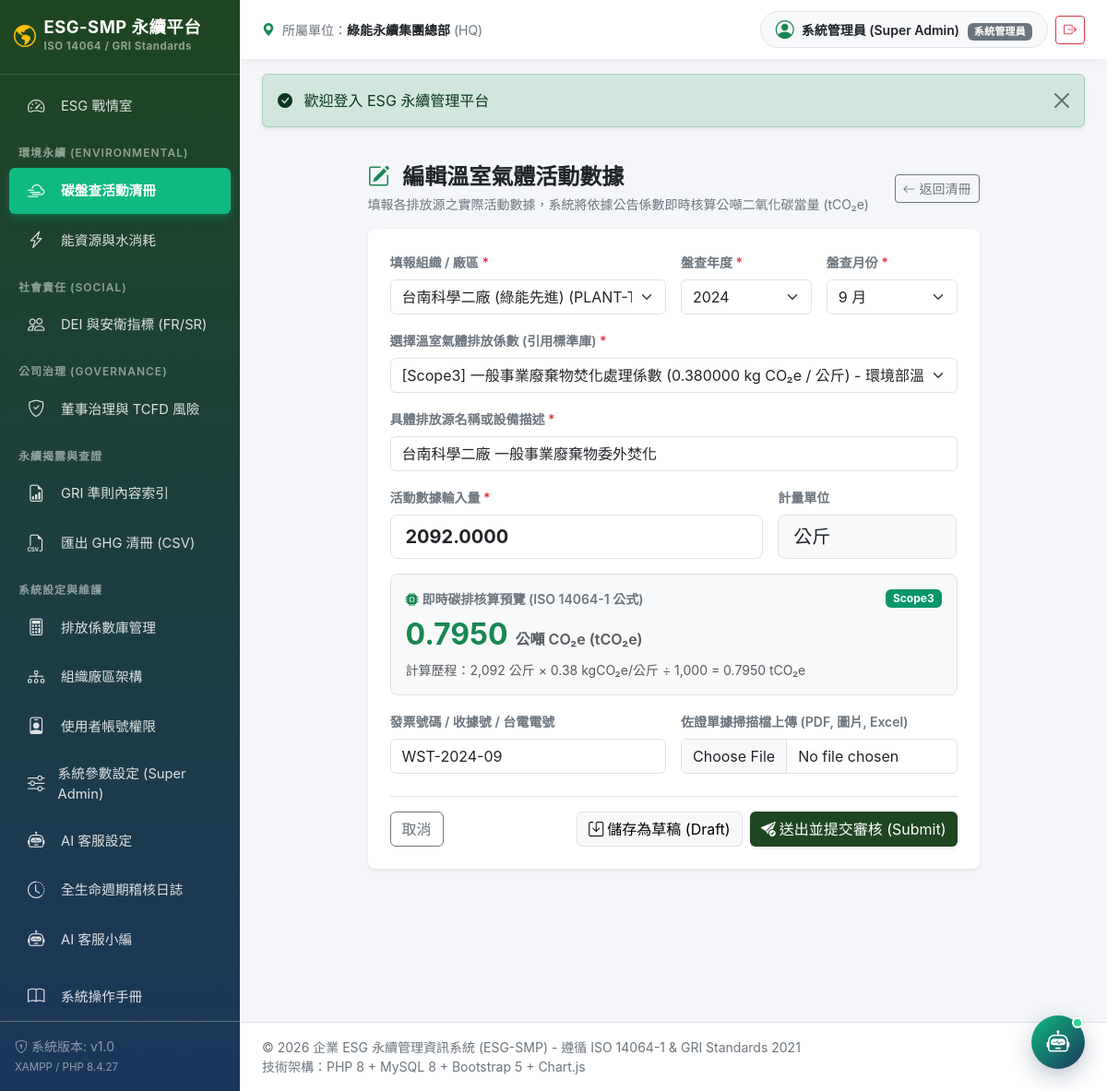
The app's page /index.php?route=ghg_edit&id=186 (signed in) with its own data.
### tables this page shows
CREATE TABLE `sys_org_units` (
  `id` int(10) unsigned NOT NULL AUTO_INCREMENT COMMENT '組織唯一識別碼',
  `parent_id` int(10) unsigned DEFAULT NULL COMMENT '上級組織單位 ID (根節點為 NULL)',
  `unit_code` varchar(50) NOT NULL COMMENT '組織代碼 (如 HQ, TAIWAN-P1, DEPT-GA)',
  `unit_name` varchar(100) NOT NULL COMMENT '組織名稱 (如 台北總部, 桃園一廠, 總務部)',
  `unit_type` enum('group','company','plant','dept') NOT NULL DEFAULT 'dept' COMMENT '層級類型',
  `country` varchar(50) NOT NULL DEFAULT 'Taiwan' COMMENT '所在國家/地區',
  `address` varchar(255) DEFAULT NULL COMMENT '實體廠址或地址',
  `is_active` tinyint(1) NOT NULL DEFAULT 1 COMMENT '是否啟用 (1: 啟用, 0: 停用)',
  `created_at` datetime NOT NULL DEFAULT current_timestamp() COMMENT '建立時間',
  `updated_at` datetime NOT NULL DEFAULT current_timestamp() ON UPDATE current_timestamp() COMMENT '更新時間',
  PRIMARY KEY (`id`),
  UNIQUE KEY `unit_code` (`unit_code`),
  KEY `fk_org_parent` (`parent_id`),
  CONSTRAINT `fk_org_parent` FOREIGN KEY (`parent_id`) REFERENCES `sys_org_units` (`id`) ON DELETE SET NULL
);

CREATE TABLE `esg_ghg_emissions` (
  `id` bigint(20) unsigned NOT NULL AUTO_INCREMENT,
  `org_unit_id` int(10) unsigned NOT NULL COMMENT '填報廠區 / 部門 ID',
  `period_year` smallint(6) NOT NULL COMMENT '盤查年度 (如 2024)',
  `period_month` tinyint(4) NOT NULL COMMENT '盤查月份 (1-12)',
  `scope_type` enum('Scope1','Scope2','Scope3') NOT NULL COMMENT '範疇分類',
  `emission_source` varchar(120) NOT NULL COMMENT '具體排放源 (如 緊急發電機-1號機, 廠區外購電力)',
  `factor_id` int(10) unsigned NOT NULL COMMENT '引用係數 ID',
  `activity_amount` decimal(14,4) NOT NULL COMMENT '活動數據輸入量',
  `activity_unit` varchar(30) NOT NULL COMMENT '活動數據計量單位',
  `calculated_tco2e` decimal(14,4) NOT NULL COMMENT '核算結果: 排放當量 (公噸 CO2e)',
  `invoice_no` varchar(60) DEFAULT NULL COMMENT '發票號碼 / 收據號碼 / 電號',
  `proof_file_path` varchar(255) DEFAULT NULL COMMENT '佐證單據掃描檔上傳路徑',
  `workflow_status` enum('draft','pending','approved','rejected','locked') NOT NULL DEFAULT 'draft' COMMENT '審批狀態',
  `reviewer_id` bigint(20) unsigned DEFAULT NULL COMMENT '審核主管 ID',
  `reviewer_comment` varchar(255) DEFAULT NULL COMMENT '審核意見或退回原因',
  `reviewed_at` datetime DEFAULT NULL COMMENT '審核時間',
  `created_by` bigint(20) unsigned NOT NULL COMMENT '填報人 ID',
  `created_at` datetime NOT NULL DEFAULT current_timestamp(),
  `updated_at` datetime NOT NULL DEFAULT current_timestamp() ON UPDATE current_timestamp(),
  PRIMARY KEY (`id`),
  KEY `fk_ghg_org` (`org_unit_id`),
  KEY `fk_ghg_factor` (`factor_id`),
  KEY `fk_ghg_user` (`created_by`),
  KEY `idx_ghg_period` (`period_year`,`period_month`),
  KEY `idx_ghg_scope` (`scope_type`),
  KEY `idx_ghg_status` (`workflow_status`),
  CONSTRAINT `fk_ghg_factor` FOREIGN KEY (`factor_id`) REFERENCES `esg_emission_factors` (`id`),
  CONSTRAINT `fk_ghg_org` FOREIGN KEY (`org_unit_id`) REFERENCES `sys_org_units` (`id`),
  CONSTRAINT `fk_ghg_user` FOREIGN KEY (`created_by`) REFERENCES `sys_users` (`id`)
);

### app/Controllers/GhgController.php (called while the page is built, shortened)
<?php
require_once __DIR__ . '/../Auth.php';
require_once __DIR__ . '/../Database.php';
class GhgController {
    private function orgOptions(PDO $pdo): array {
        if (Auth::hasRole(['admin', 'esg_lead', 'auditor'])) {
            return $pdo->query("SELECT id, unit_name, unit_code FROM sys_org_units WHERE is_active = 1 ORDER BY id")->fetchAll();
        }
        $stmt = $pdo->prepare("SELECT id, unit_name, unit_code FROM sys_org_units WHERE is_active = 1 AND id = ?");
        $stmt->execute([(int)Auth::user()['org_unit_id']]);
        return $stmt->fetchAll();
    }
    public function edit() {
        $id = (int)($_GET['id'] ?? 0);
        $pdo = Database::getConnection();
        $stmt = $pdo->prepare("SELECT * FROM esg_ghg_emissions WHERE id = ?");
        $stmt->execute([$id]);
        $emission = $stmt->fetch();
        $orgs = $this->orgOptions($pdo);
        $factors = $pdo->query("SELECT id, factor_code, factor_name, scope_type, co2e_factor, unit, data_source FROM esg_emission_factors WHERE is_current = 1 ORDER BY scope_type, id")->fetchAll();
        require __DIR__ . '/../../views/ghg/form.php';
    }
}

### app/Auth.php (called while the page is built, shortened)
<?php
require_once __DIR__ . '/Database.php';
class Auth {
    public static function check(): bool {
        return !empty($_SESSION['user_id']);
    }
    public static function user(): ?array {
        return $_SESSION['user'] ?? null;
    }
    public static function role(): ?string {
        return $_SESSION['user']['role_code'] ?? null;
    }
    public static function hasRole(array|string $roles): bool {
        $currentRole = self::role();
        if (is_array($roles)) {
            return in_array($currentRole, $roles);
        }
        return $currentRole === $roles;
    }
}

### app/Database.php (called while the page is built, shortened)
<?php
class CustomPDO extends PDO {
    public function prepare($statement, $options = []) {
        return parent::prepare($statement, $options);
    }
    public function query($statement, ...$args) {
        return parent::query($statement, ...$args);
    }
}

### config/app.php (called while the page is built, shortened)
<?php
function e($string) {
    return htmlspecialchars((string)$string, ENT_QUOTES, 'UTF-8');
}
function get_flash() {
    if (isset($_SESSION['flash'])) {
        $flash = $_SESSION['flash'];
        return $flash;
    }
    return null;
}

### views/ghg/form.php (the view, shortened to what this page needs)
<?php
require __DIR__ . '/../layout/header.php';
$isEdit = !empty($emission['id']);
$formAction = $isEdit ? 'index.php?route=ghg_update' : 'index.php?route=ghg_store';
?>
<div class="row justify-content-center">
    <div class="col-lg-9 col-md-11">
        <div class="d-flex justify-content-between align-items-center mb-3">
            <div>
                <h4 class="fw-bold mb-1 text-dark">
                    <i class="bi <?= $isEdit ? 'bi-pencil-square' : 'bi-plus-circle-fill' ?> text-success me-2"></i>
                    <?= $isEdit ? '編輯溫室氣體活動數據' : '填報溫室氣體活動數據' ?>
                </h4>
                <div class="text-secondary small">
                    填報各排放源之實際活動數據，系統將依據公告係數即時核算公噸二氧化碳當量 (tCO₂e)
                </div>
            </div>
            <a href="index.php?route=ghg" class="btn btn-outline-secondary btn-sm">
                <i class="bi bi-arrow-left me-1"></i>返回清冊
            </a>
        </div>
        <div class="card border-0 shadow-sm rounded-3 p-4">
            <form method="POST" action="<?= $formAction ?>" enctype="multipart/form-data" id="ghgForm">
                <div class="row g-3 mb-3">
                    <div class="col-md-6">
                        <label class="form-label fw-semibold text-secondary small">填報組織 / 廠區 <span class="text-danger">*</span></label>
                        <select name="org_unit_id" id="orgUnitSelect" class="form-select" required>
                            <?php foreach ($orgs as $o): ?>
                                <option value="<?= $o['id'] ?>" <?= ($emission['org_unit_id'] ?? 3) == $o['id'] ? 'selected' : '' ?>>
                                    <?= e($o['unit_name']) ?> (<?= e($o['unit_code']) ?>)
                                </option>
                            <?php endforeach; ?>
                        </select>
                    </div>
                    <div class="col-md-3 col-6">
                        <label class="form-label fw-semibold text-secondary small">盤查年度 <span class="text-danger">*</span></label>
                        <select name="period_year" class="form-select" required>
                            <option value="2024" <?= ($emission['period_year'] ?? 2024) == 2024 ? 'selected' : '' ?>>2024</option>
                        </select>
                    </div>
                    <div class="col-md-3 col-6">
                        <label class="form-label fw-semibold text-secondary small">盤查月份 <span class="text-danger">*</span></label>
                        <select name="period_month" class="form-select" required>
                            <?php for ($m = 1; $m <= 12; $m++): ?>
                                <option value="<?= $m ?>" <?= ($emission['period_month'] ?? date('n')) == $m ? 'selected' : '' ?>>
                                    <?= $m ?> 月
                                </option>
                            <?php endfor; ?>
                        </select>
                    </div>
                </div>
                <div class="mb-3">
                    <label class="form-label fw-semibold text-secondary small">選擇溫室氣體排放係數 (引用標準庫) <span class="text-danger">*</span></label>
                    <select name="factor_id" id="factorSelect" class="form-select" required>
                        <?php foreach ($factors as $f): ?>
                            <option value="<?= $f['id'] ?>"
                                    data-scope="<?= $f['scope_type'] ?>"
                                    data-factor="<?= $f['co2e_factor'] ?>"
                                    data-unit="<?= e($f['unit']) ?>"
                                    data-source="<?= e($f['data_source']) ?>"
                                    <?= ($emission['factor_id'] ?? '') == $f['id'] ? 'selected' : '' ?>>
                                [<?= $f['scope_type'] ?>] <?= e($f['factor_name']) ?> (<?= $f['co2e_factor'] ?> kg CO₂e / <?= e($f['unit']) ?>) - <?= e($f['data_source']) ?>
                            </option>
                        <?php endforeach; ?>
                    </select>
                </div>
                <div class="mb-3">
                    <label class="form-label fw-semibold text-secondary small">具體排放源名稱或設備描述 <span class="text-danger">*</span></label>
                    <input type="text" name="emission_source" class="form-control" placeholder="例如：桃園一廠 1號主變電站外購用電 / 緊急柴油發電機 / 廠區公務車輛"
                           value="<?= e($emission['emission_source'] ?? '') ?>" required>
                </div>
                <div class="row g-3 mb-3">
                    <div class="col-md-8">
                        <label class="form-label fw-semibold text-secondary small">活動數據輸入量 <span class="text-danger">*</span></label>
                        <input type="number" step="0.0001" min="0" name="activity_amount" id="activityAmountInput"
                               class="form-control form-control-lg fw-bold" placeholder="0.00"
                               value="<?= e($emission['activity_amount'] ?? '') ?>" required>
                    </div>
                    <div class="col-md-4">
                        <label class="form-label fw-semibold text-secondary small">計量單位</label>
                        <input type="text" id="unitDisplay" class="form-control form-control-lg bg-light" readonly value="<?= e($emission['activity_unit'] ?? '度/公升/公斤') ?>">
                    </div>
                </div>
                <div class="p-3 mb-3 rounded-3 border bg-light">
                    <div class="d-flex justify-content-between align-items-center mb-1">
                        <div class="text-secondary small fw-semibold">
                            <i class="bi bi-cpu-fill text-success me-1"></i>即時碳排核算預覽 (ISO 14064-1 公式)
                        </div>
                        <span id="scopeBadge" class="badge bg-secondary">請選取係數</span>
                    </div>
                    <div class="d-flex align-items-baseline gap-2">
                        <span class="fs-2 fw-bold text-success" id="calcTco2e">0.0000</span>
                        <span class="text-muted fw-semibold">公噸 CO₂e (tCO₂e)</span>
                    </div>
                    <div class="small text-muted mt-1" id="calcFormula">
                    </div>
                </div>
                <div class="row g-3 mb-4">
                    <div class="col-md-6">
                        <label class="form-label fw-semibold text-secondary small">發票號碼 / 收據號 / 台電電號</label>
                        <input type="text" name="invoice_no" class="form-control" placeholder="例如：TPC-2024-09876543 / AB-12345678"
                               value="<?= e($emission['invoice_no'] ?? '') ?>">
                    </div>
                    <div class="col-md-6">
                        <label class="form-label fw-semibold text-secondary small">佐證單據掃描檔上傳 (PDF, 圖片, Excel)</label>
                        <input type="file" name="proof_file" class="form-control" accept=".pdf,.jpg,.jpeg,.png,.xlsx,.xls,.csv">
                    </div>
                </div>
                <div class="d-flex justify-content-between align-items-center pt-3 border-top">
                    <a href="index.php?route=ghg" class="btn btn-outline-secondary">取消</a>
                    <div class="d-flex gap-2">
                        <button type="submit" name="submit_action" value="draft" class="btn btn-light border">
                            <i class="bi bi-save me-1"></i>儲存為草稿 (Draft)
                        </button>
                        <button type="submit" name="submit_action" value="submit" class="btn btn-success shadow-sm" style="background-color: var(--esg-green); border: none;">
                            <i class="bi bi-send-check-fill me-1"></i>送出並提交審核 (Submit)
                        </button>
                    </div>
                </div>
            </form>
        </div>
    </div>
</div>
<?php require __DIR__ . '/../layout/footer.php'; ?>

### views/layout/header.php (shortened to what this page needs)
<?php
require_once __DIR__ . '/../../config/app.php';
require_once __DIR__ . '/../../app/Auth.php';
$user = Auth::user();
$currentRoute = $_GET['route'] ?? 'dashboard';
$flash = get_flash();
?>
<!DOCTYPE html>
<html lang="zh-TW">
<head>
    <link href="https://cdn.jsdelivr.net/npm/bootstrap@5.3.3/dist/css/bootstrap.min.css" rel="stylesheet">
    <link href="https://cdn.jsdelivr.net/npm/bootstrap-icons@1.11.3/font/bootstrap-icons.min.css" rel="stylesheet">
    <link href="assets/css/style.css" rel="stylesheet">
    <?php if (Auth::check() && $currentRoute !== 'ai_assistant' && $currentRoute !== 'ai_settings'): ?><link href="assets/css/ai-widget.css" rel="stylesheet"><?php endif; ?>
</head>
<body>
<div class="d-flex" id="wrapper">
    <?php require __DIR__ . '/sidebar.php'; ?>
    <div id="content" class="d-flex flex-column">
        <nav class="top-navbar d-flex justify-content-between align-items-center">
            <div class="d-flex align-items-center">
                <div class="text-secondary small d-none d-sm-block">
                    <i class="bi bi-geo-alt-fill text-success me-1"></i>
                    所屬單位：<strong class="text-dark"><?= e($user['unit_name'] ?? '總部') ?></strong> (<?= e($user['unit_code'] ?? 'HQ') ?>)
                </div>
            </div>
            <div class="d-flex align-items-center gap-2">
                <div class="d-flex align-items-center bg-light px-3 py-1 rounded-pill border">
                    <i class="bi bi-person-circle fs-5 text-success me-2"></i>
                    <div>
                        <span class="fw-semibold text-dark small"><?= e($user['full_name'] ?? '使用者') ?></span>
                        <span class="badge bg-secondary ms-1 small" style="font-size: 0.7rem;"><?= e($user['role_name'] ?? '訪客') ?></span>
                    </div>
                </div>
                <form method="POST" action="index.php?route=logout" class="d-inline">
                    <button type="submit" class="btn btn-outline-danger btn-sm" title="登出系統"><i class="bi bi-box-arrow-right"></i></button>
                </form>
            </div>
        </nav>
        <?php if ($flash): ?>
            <div class="container-fluid px-4 pt-3">
                <div class="alert alert-<?= e($flash['type']) ?> alert-dismissible fade show shadow-sm" role="alert">
                    <i class="bi <?= $flash['type'] === 'success' ? 'bi-check-circle-fill' : ($flash['type'] === 'danger' ? 'bi-exclamation-octagon-fill' : 'bi-info-circle-fill') ?> me-2"></i>
                    <?= e($flash['message']) ?>
                    <button type="button" class="btn-close" data-bs-dismiss="alert" aria-label="Close"></button>
                </div>
            </div>
        <?php endif; ?>
        <main class="container-fluid px-4 py-4 flex-grow-1">

### assets/css/style.css (style rules this page uses)
:root { --esg-green: #1E4620; --esg-green-light: #2D6A30; --esg-navy: #1B365D; --esg-accent: #10B981; --esg-bg: #F4F6F9; --esg-sidebar-width: 260px; }
body { background-color: var(--esg-bg); font-family: -apple-system, BlinkMacSystemFont, "Segoe UI", Roboto, "Helvetica Neue", Arial, sans-serif, "Microsoft JhengHei"; color: #333333; min-height: 100vh; }
#content { flex: 1; overflow-x: hidden; }
.top-navbar { background-color: #ffffff; box-shadow: 0 2px 10px rgba(0, 0, 0, 0.05); padding: 12px 24px; }
.badge-scope3 { background-color: #059669; color: white; }

### records on screen
sys_org_units: unit_name "綠能永續集團總部", unit_code "HQ"
esg_ghg_emissions: org_unit_id "台南科學二廠 (綠能先進) (PLANT-TN2)", period_year "2024", period_month "9 月", factor_id "[Scope3] 一般事業廢棄物焚化處理係數 (0.380000 kg CO₂e / 公斤) - 環境部溫室氣體排放係數表 6.0.4", emission_source "台南科學二廠 一般事業廢棄物委外焚化", activity_amount "2092.0000", activity_unit "公斤", invoice_no "WST-2024-09"

### other values on screen
APP_VERSION "v1.0"
PHP_VERSION "8.4.27"
$user['full_name'] "系統管理員 (Super Admin)"
$user['role_name'] "系統管理員"
$flash['message'] "歡迎登入 ESG 永續管理平台"
